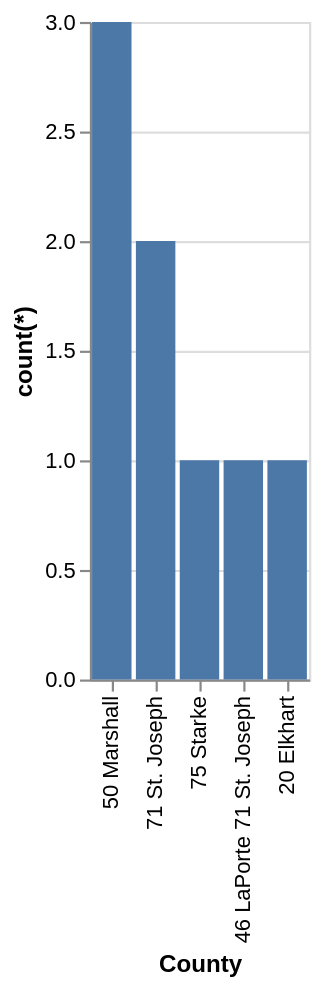

Source (Vega-Lite JSON):
### Vega-Lite specification from a JSON file in a GitHub repository (floating-point values rounded to 4 significant figures)
{"data": {"values": [{"x_data": "50 Marshall", "y_data": 3}, {"x_data": "71 St. Joseph", "y_data": 2}, {"x_data": "75 Starke", "y_data": 1}, {"x_data": "46 LaPorte 71 St. Joseph", "y_data": 1}, {"x_data": "20 Elkhart", "y_data": 1}]}, "mark": "bar", "encoding": {"x": {"field": "x_data", "type": "nominal", "title": "County", "sort": {"op": "sum", "field": "y_data", "order": "descending"}}, "y": {"field": "y_data", "type": "quantitative", "title": "count(*)"}}}
